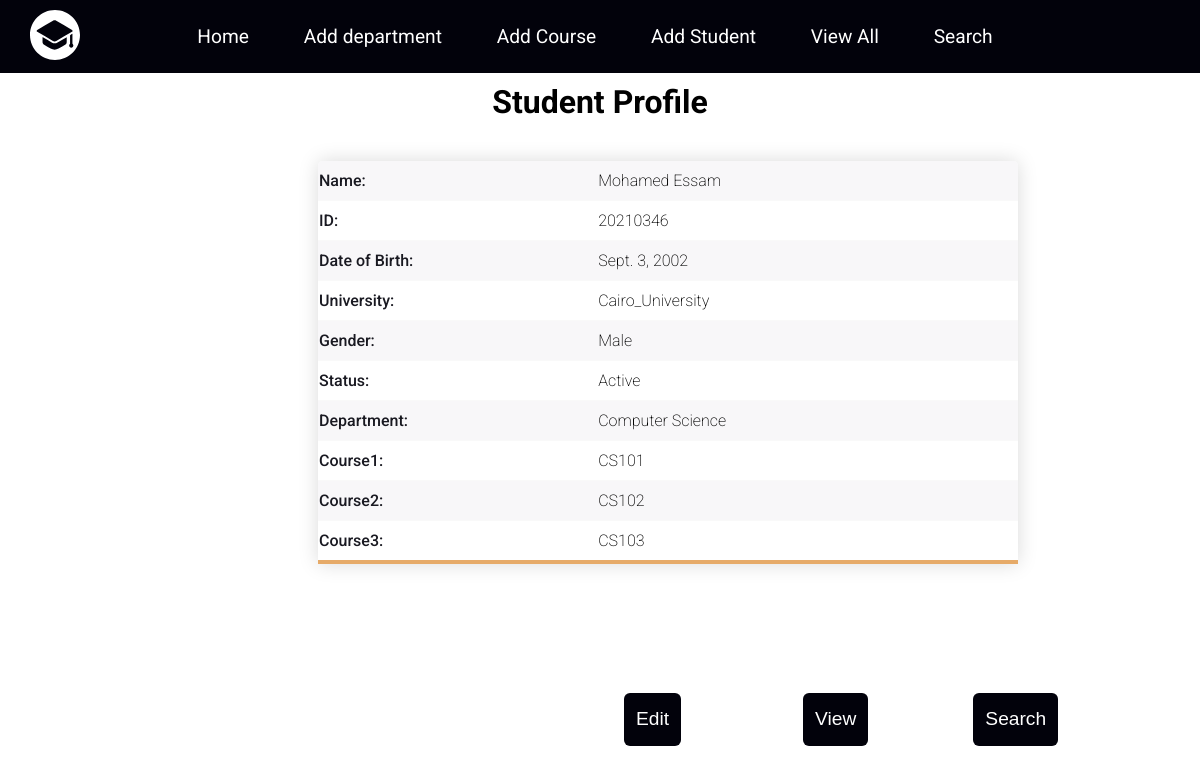
Page /main/all-students/20210346/ on the committed database.
### administrator/models.py (models this page shows, shortened)
class Student(models.Model):
    id = models.IntegerField(primary_key=True, auto_created=True)
    department_name = models.ForeignKey(Department, models.DO_NOTHING, db_column='department_name', null=True)
    name = models.CharField(max_length=255)
    gender = models.CharField(max_length=6)
    university = models.CharField(max_length=255)
    status = models.CharField(max_length=255)
    date_of_birth = models.DateField(null=True)
    course1 = models.ForeignKey(Course, related_name='student_course1', on_delete=models.CASCADE, null=True)
    course2 = models.ForeignKey(Course, related_name='student_course2', on_delete=models.CASCADE, null=True)
    course3 = models.ForeignKey(Course, related_name='student_course3', on_delete=models.CASCADE, null=True)
    class Meta:
        managed = False
        db_table = 'Student'

class Department(models.Model):
    name = models.CharField(primary_key=True, max_length=255)
    def __str__(self):
        return self.name
    class Meta:
        managed = False
        db_table = 'Department'

class Course(models.Model):
    name = models.CharField(primary_key=True, max_length=255)
    department_name = models.ForeignKey('Department', models.DO_NOTHING, db_column='department_name')
    hours = models.IntegerField()
    days = models.IntegerField()
    hall_number = models.IntegerField()
    def __str__(self):
        return self.name
    class Meta:
        managed = False
        db_table = 'Course'

### administrator/views.py (the view)
# urls.py: path('main/all-students/<int:id>/', views.student_profile, name='student-profile'),
def student_profile(request, id):
    student_info = Student.objects.get(id=id)
    load_student = {'name': student_info.name, 'id': id, 'university': student_info.university,
                    'gender': student_info.gender, 'status': student_info.status, 'course1': student_info.course1,
                    'course2': student_info.course2, 'course3': student_info.course3,
                    'department': student_info.department_name, 'dob': student_info.date_of_birth}
    return render(request, 'student-profile.html', load_student)

### administrator/templates/student-profile.html (shortened to what this page needs)
{% extends "base.html" %}
{% load static %}
{% block static_cssFile %}
<link rel="stylesheet" href="{% static 'CSS/student-profile.css' %}" />
{% endblock %}
{% block Bodycontent %}
<h1> Student Profile </h1>
  <div class="all-layers">
    <section class="upper-layer">
      <div>
        <table class="content-table">
          <tr>
            <th>Name:</th>
            <td>{{ name }}</td>
          </tr>
          <tr>
            <th>ID:</th>
            <td>{{ id }}</td>
          </tr>
          <tr>
            <th>Date of Birth:</th>
            <td>{{ dob }}</td>
          </tr>
          <tr>
            <th>University:</th>
            <td>{{ university }}</td>
          </tr>
          <tr>
            <th>Gender:</th>
            <td>{{ gender }}</td>
          </tr>
          <tr>
            <th>Status:</th>
            <td>{{ status }}</td>
          </tr>
          <tr>
            <th>Department:</th>
            <td>{{ department }}</td>
          </tr>
          <tr>
            <th>Course1:</th>
            <td>{{ course1 }}</td>
          </tr>
          <tr>
            <th>Course2:</th>
            <td>{{ course2 }}</td>
          </tr>
          <tr>
            <th>Course3:</th>
            <td>{{ course3 }}</td>
          </tr>
        </table>
      </div>
    </section>
    <br />
    <section>
      <div class="lower-layer">
        <button id="edit" class="btn to-right-btn" formaction="edit profile">
          <span> Edit </span>
        </button>
        <button
          id="view"
          class="btn to-right-btn"
          formaction="all-students-page.html"
        >
          <span> View </span>
        </button>
        <button
          id="search"
          class="btn to-down-btn"
          formaction="student-page.html"
        >
          <span> Search </span>
        </button>
      </div>
    </section>
  </div>
{% endblock %}

### administrator/static/CSS/style.css (style rules this page uses)
* { box-sizing: border-box; }
body { margin: 0; }
:root { --padding-x: 20px; --padding-y: 10px; --mainColor: #02020b; --lightColor-1: #ece4b7; --lightColor-2: #e6aa68; --lightColor-3: #ffffff; --lightColor-4: #f8f7f9; --darkColor-1: #191921; --darkColor-2: #303037; --darkColor-3: #f9f9f9; --dangerColor: #ef5350; --bs-border-width: 1px; --bs-border-radius: 0.375rem; --mainTransition: 0.5s; --boxShadow: 1px 1px 2px var(--darkColor-2); font-family: "Roboto", sans-serif; font-weight: 300; color: var(--darkColor); }
.btn { --bs-btn-padding-x: 0.75rem; --bs-btn-padding-y: 0.65rem; --bs-btn-font-weight: 400; --bs-btn-line-height: 1.5; --bs-btn-color: var(--lightColor-3); --bs-btn-bg: var(--mainColor); --bs-btn-border-width: var(--bs-border-width); --bs-btn-border-color: transparent; --bs-btn-border-radius: var(--bs-border-radius); display: inline-block; padding: var(--bs-btn-padding-y) var(--bs-btn-padding-x); font-weight: var(--bs-btn-font-weight); line-height: var(--bs-btn-line-height); color: var(--bs-btn-color); cursor: pointer; border: none; border-radius: var(--bs-btn-border-radius); background-color: var(--bs-btn-bg); transition: color 0.15s ease-in-out, background-color 0.15s ease-in-out, border-color 0.15s ease-in-out, box-shadow 0.15s ease-in-out; width: 120px; position: relative; font-size: 1.2em; font-weight: 400; }
.btn span { transition: var(--mainTransition); display: block; }
.btn::after { content: ""; background-color: var(--lightColor-3); opacity: 0; position: absolute; width: 100%; height: 100%; top: 0; right: 0; transition: var(--mainTransition); }

### administrator/static/CSS/student-profile.css (style rules this page uses)
* { box-sizing: border-box; }
section { text-align: center; }
h1 { text-align: center; font-size: 2em; margin-bottom: 40px; margin-top: 10px; }
.all-layers { display: flex; flex-direction: row-reverse; justify-content:space-evenly; text-align: center; align-content: center; padding: 0px 50px 0 128px; margin: 40px 165px 0 110px; }
.content-table { font-size: 1.0em; padding: 20px; border-collapse: collapse; text-align: left; min-width: 400px; width: 1130px; border-radius: 5px 5px 0 0; overflow:hidden; box-shadow: 0 0 20px rgba(0,0,0,0.15); }
.content-table tr:nth-child(even) { background-color: var(--lightColor-3); }
.content-table tr:last-of-type { border-bottom: 4px solid var(--lightColor-2); }
.content-table tr { background-color: var(--lightColor-4); border-bottom: 1px solid var(--darkColor-3); }
.content-table th { color : var(--darkColor-1); text-align: left; font-weight: 500; }
.content-table td { font-weight: 200; padding: 10px 15px; text-align: left; }
.upper-layer { padding: 0px 0px 0px 27px; }
.btn { width: 160px; }
.lower-layer { display: flex; width: calc(100%/3); height: 580px; padding: 0px 70px 0px 67px; margin: -67px -53px 0px 27px; flex-direction: column; justify-content:space-evenly; text-align: center; flex-wrap: wrap; align-items: center; }
@media only screen and (max-width: 1200px) and (min-width:800px) { .all-layers { padding: 0px 100px 0px 0px; } }
@media only screen and (max-width: 1200px) and (min-width:800px) { .upper-layer { width: auto; padding: 0px 0px 0px 148px; margin-left:60px; } }
@media only screen and (max-width: 1200px) and (min-width:800px) { .content-table { width: 700px; } }
@media only screen and (max-width: 1200px) and (min-width:800px) { .btn { width: 120px; } }
@media only screen and (max-width: 1200px) and (min-width:800px) { .lower-layer { flex-direction: row; flex-wrap: nowrap; position: absolute; top:27%; left:59%; align-items:flex-end; width: 20px; margin: -50px -18px 0px -70px; padding: 0px 0px 0px 0px; } }
@media only screen and (max-width: 1200px) and (min-width:800px) { button[formaction = "edit profile"] { margin: 0px 67px 0px -14px; padding:12px; } }
@media only screen and (max-width: 1200px) and (min-width:800px) { button[formaction = "all-students-page.html"] { margin: 0px 105px 0px 55px; padding:12px; } }
@media only screen and (max-width: 1200px) and (min-width:800px) { button[formaction = "student-page.html"] { padding:12px; } }

### rows in the picture
Student: name "Mohamed Essam", date_of_birth "Sept. 3, 2002", university "Cairo_University", gender "Male", status "Active"
Department: name "Computer Science"
Course: name "CS101"
Course: name "CS102"
Course: name "CS103"

### other values in the picture
{{ id }} "20210346"
